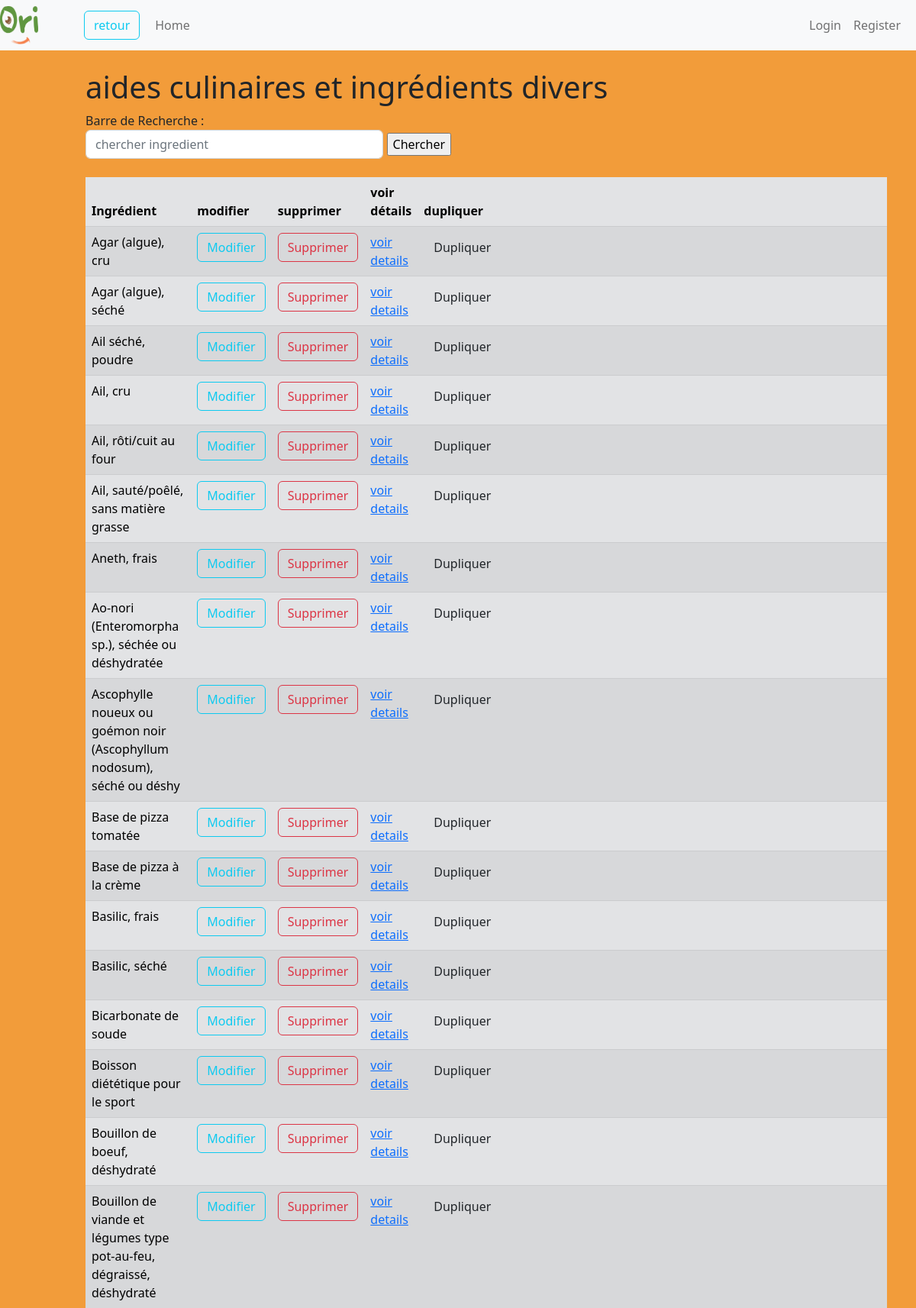
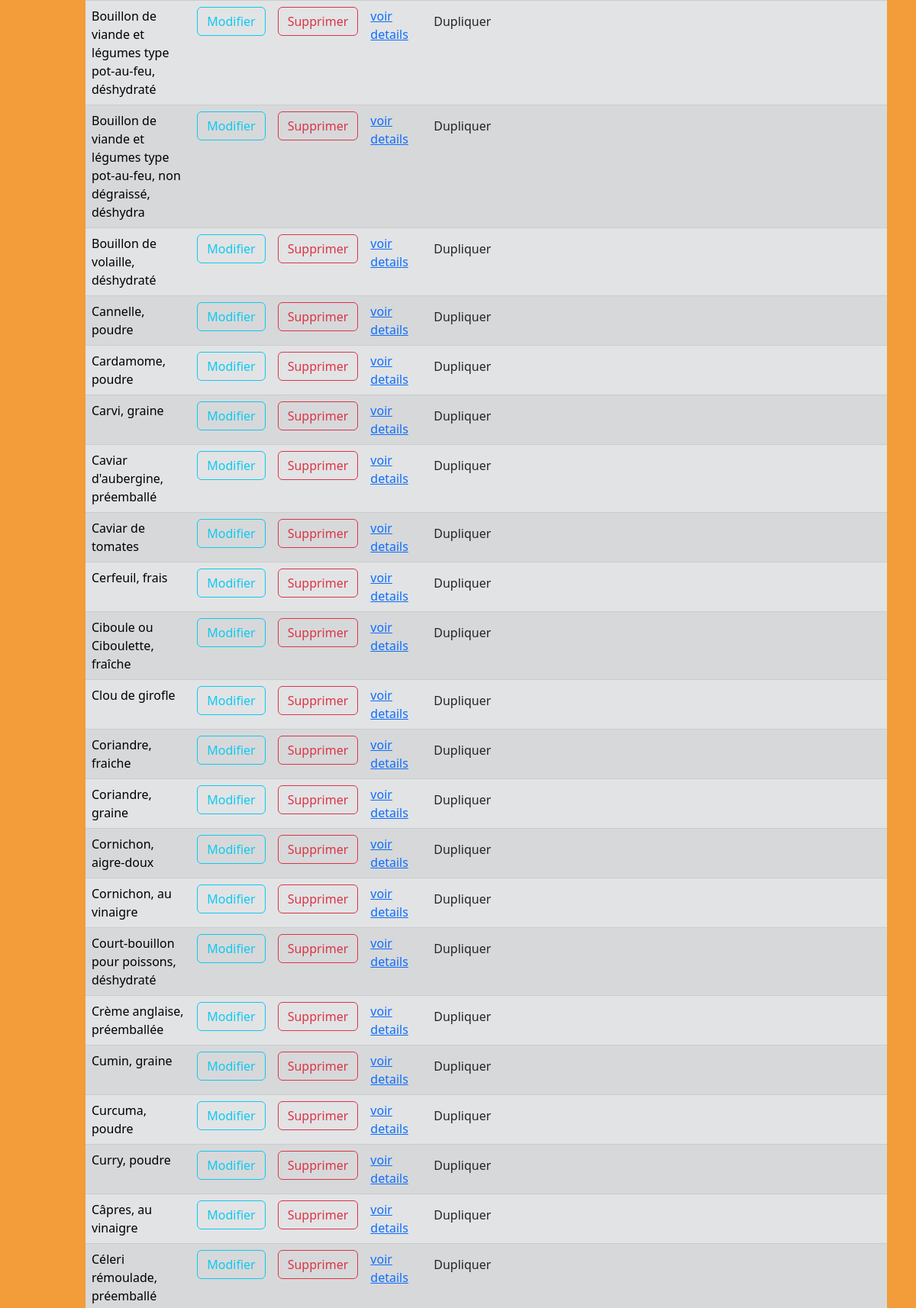
Page /familles-ingredients/5 (upper part) on the committed database (2 pictures, top to bottom).
### recipe/models.py (models this page shows, shortened)
class Famille(models.Model):
    name = models.CharField(max_length=1000)

class Ingredient(models.Model):
    famille = models.ForeignKey(Famille, on_delete=models.CASCADE, related_name="famille_ingredient", null=True)
    forme = models.ForeignKey(Forme, on_delete=models.CASCADE, related_name="forme_ingredient", null=True, verbose_name='ingrédient')
    name = models.CharField(max_length=500, verbose_name='forme')
    energie_kJ = models.FloatField(null= True)
    energie_kcal = models.FloatField(null= True)
    sodium = models.FloatField(null= True)
    glucide = models.FloatField(null= True)
    proteins = models.FloatField(null= True)
    fibres = models.FloatField(null= True)
    eau = models.FloatField(null= True)
    lipide = models.FloatField(null= True)
    sucres = models.FloatField(null= True)
    fructose = models.FloatField(null= True)
    galactose = models.FloatField(null= True)
    glucose = models.FloatField(null= True)
    lactose = models.FloatField(null= True)
    maltose = models.FloatField(null= True)
    saccharose = models.FloatField(null= True)
    amidon = models.FloatField(null= True)
    fibresALimentraires = models.FloatField(null= True)
    polyols = models.FloatField(null= True)
    cendres = models.FloatField(null= True)
    alcool = models.FloatField(null= True)
    acidesOrganiques = models.FloatField(null= True)
    AGsatures = models.FloatField(null= True)
    AGmonoinsature = models.FloatField(null= True)
    AGpolyinsature = models.FloatField(null= True)
    AGbutyrique = models.FloatField(null= True)
    AGcaproique = models.FloatField(null= True)
    AGcaprylique = models.FloatField(null= True)
    AGcaprique = models.FloatField(null= True)
    AGlaurique = models.FloatField(null= True)
    AGmyristique = models.FloatField(null= True)
    AGpalmitique = models.FloatField(null= True)
    AGbstearique = models.FloatField(null= True)
    AGoleique = models.FloatField(null= True)
    AGlinoleique = models.FloatField(null= True)
    AGalphalinolenique = models.FloatField(null= True)
    AGarachidonique = models.FloatField(null= True)
    AGepa = models.FloatField(null= True)
    AGdha = models.FloatField(null = True)
    cholesterol = models.FloatField(null= True)
    selchlorure = models.FloatField(null= True)
    calcium = models.FloatField(null= True)
    chlorure = models.FloatField(null= True)
    cuivre = models.FloatField(null= True)
    fer = models.FloatField(null= True)
    iode = models.FloatField(null= True)
    magnesium = models.FloatField(null= True)
    manganese = models.FloatField(null= True)
    phosphore = models.FloatField(null= True)
    potassium = models.FloatField(null= True)
    selenium = models.FloatField(null= True)
    zinc = models.FloatField(null= True)
    retinol = models.FloatField(null= True)
    betaCarotene = models.FloatField(null= True)
    vitamineD = models.FloatField(null= True)
    vitamineE = models.FloatField(null= True)
    VitamineK1 = models.FloatField(null= True)
    vitamineK2 = models.FloatField(null= True)
    vitamineB1 = models.FloatField(null= True)
    vitamineB2 = models.FloatField(null= True)
    VitamineB3 = models.FloatField(null= True)
    vitamineB5 = models.FloatField(null= True)
    vitamineB6 = models.FloatField(null= True)
    vitamineB9 = models.FloatField(null= True)
    VitamineB12 = models.FloatField(null= True)

### recipe/views.py (the view, shortened to what this page needs)
# urls.py: path('familles-ingredients/<int:pk>', views.Famille_ingredients, name="famille-ingredients"),
def Famille_ingredients(request, pk):
    if request.method == 'GET':
        famille = models.Famille.objects.filter(id = pk)[0]
        ingredients = models.Ingredient.objects.filter(famille = famille).order_by('name')
        context = { 'famille' : famille, 'ingredients' : ingredients, 'ingredients_list' : ingredients}
        return render (request, 'familles/famille_ingredient.html', context = context)

### recipe/templates/familles/famille_ingredient.html (shortened to what this page needs)
{% extends 'recipe/base.html' %}
{%block back%}
{%url "familles-recipe" %}
{%endblock back%}
    {% block content %}
    <h1>{{famille.name}} </h1>
    <form action="" method="post">
        Barre de Recherche :
        <div>
            <input class="form-control" list ="ingredients_list" type="text" id='search_item' placeholder='chercher ingredient' aria-label='search' name='search' style='width:40%; display: inline-block'>
            <input class="btn-secondary" id="search_button" type="submit" name="search_button" value="Chercher" style="display: inline-block">
        </div>
        <br>
    </form>
    <div class="table-responsive-sm">
                <table class="table table-striped table-secondary">
                    <thead>
                        <tr>
                            <th scope="col"> Ingrédient </th>
                            <th scope="col"> modifier </th>
                            <th scope="col"> supprimer</th>
                            <th scope="col"> voir détails </th>
                            <th scope="col"> dupliquer</th>
                        </tr>
                    </thead>
                    <tbody>
{% for ingredient in ingredients%}
                        <tr>
                            <td> {{ingredient.name}} </td>
                            <td> <a class="btn btn-outline-info" href="{% url 'ingredients-update' ingredient.id %}">Modifier</a></td>
                            <td> <a class="btn btn-outline-danger" href="{% url 'ingredients-delete' ingredient.id %}">Supprimer</a>  </td>
                            <td> <a href={% url 'ingredients-detail' ingredient.pk%} class="card-link">voir details</a> </td>
                            <td>
                                <form action="" method="post">
                                    <input class="btn" id="submit_button" type="submit" name="submit_id" value="Dupliquer">
                                </form>
                            </td>
                        </tr>
    {%endfor%}
                    </tbody>
                </table>
    {% endblock content%}

### recipe/templates/recipe/base.html (style rules this page uses)
body { background-color: rgba(239, 127, 0, 0.774); }

### rows in the picture
Famille: name "aides culinaires et ingrédients divers"
Ingredient: name "Agar (algue), cru"
Ingredient: name "Agar (algue), séché"
Ingredient: name "Ail séché, poudre"
Ingredient: name "Ail, cru"
Ingredient: name "Ail, rôti/cuit au four"
Ingredient: name "Ail, sauté/poêlé, sans matière grasse"
Ingredient: name "Aneth, frais"
Ingredient: name "Ao-nori (Enteromorpha sp.), séchée ou déshydratée"
Ingredient: name "Ascophylle noueux ou goémon noir (Ascophyllum nodosum), séché ou déshy"
Ingredient: name "Base de pizza tomatée"
Ingredient: name "Base de pizza à la crème"
Ingredient: name "Basilic, frais"
Ingredient: name "Basilic, séché"
Ingredient: name "Bicarbonate de soude"
Ingredient: name "Boisson diététique pour le sport"
Ingredient: name "Bouillon de boeuf, déshydraté"
Ingredient: name "Bouillon de viande et légumes type pot-au-feu, dégraissé, déshydraté"
Ingredient: name "Bouillon de viande et légumes type pot-au-feu, déshydraté"
Ingredient: name "Bouillon de viande et légumes type pot-au-feu, non dégraissé, déshydra"
Ingredient: name "Bouillon de volaille, déshydraté"
Ingredient: name "Cannelle, poudre"
Ingredient: name "Cardamome, poudre"
Ingredient: name "Carvi, graine"
Ingredient: name "Caviar d'aubergine, préemballé"
Ingredient: name "Caviar de tomates"
Ingredient: name "Cerfeuil, frais"
Ingredient: name "Ciboule ou Ciboulette, fraîche"
Ingredient: name "Clou de girofle"
Ingredient: name "Coriandre, fraiche"
Ingredient: name "Coriandre, graine"
Ingredient: name "Cornichon, aigre-doux"
Ingredient: name "Cornichon, au vinaigre"
Ingredient: name "Court-bouillon pour poissons, déshydraté"
Ingredient: name "Crème anglaise, préemballée"
Ingredient: name "Cumin, graine"
Ingredient: name "Curcuma, poudre"
Ingredient: name "Curry, poudre"
Ingredient: name "Câpres, au vinaigre"
Ingredient: name "Céleri rémoulade, préemballé"
